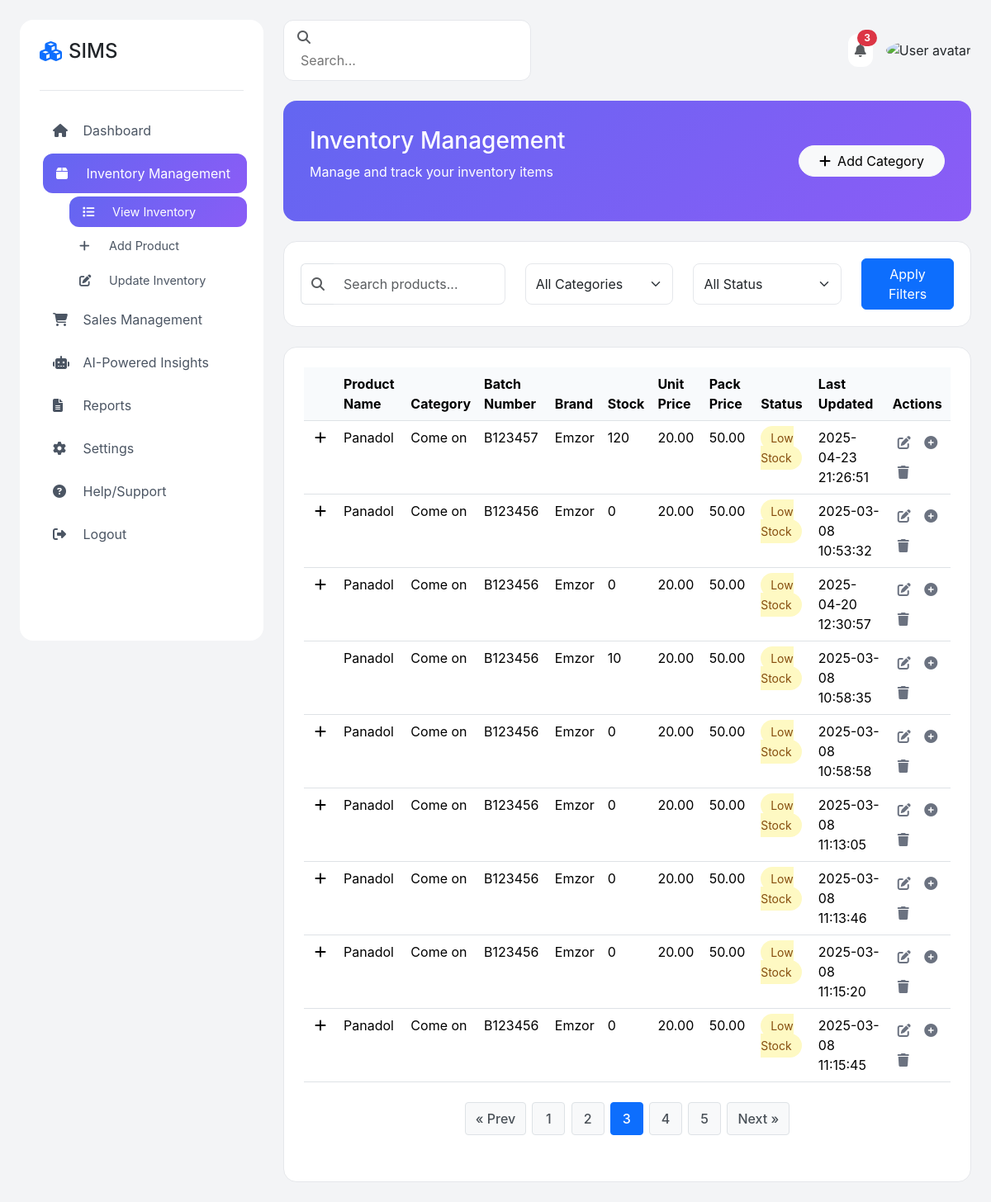
Page /inventory/index.php?page=3 (signed in) on the committed database.
### tables this page shows
CREATE TABLE `product_variants` (
  `id` int(11) NOT NULL,
  `product_id` int(11) NOT NULL,
  `variant_name` varchar(255) NOT NULL,
  `price_per_packet` decimal(10,2) DEFAULT NULL,
  `price_per_sachet` decimal(10,2) DEFAULT NULL,
  `qty_packet` int(11) DEFAULT NULL,
  `qty_sachet` int(11) DEFAULT NULL,
  `created_at` timestamp NOT NULL DEFAULT current_timestamp()
);

CREATE TABLE `products` (
  `id` int(11) NOT NULL,
  `product_name` varchar(255) NOT NULL,
  `category` varchar(100) NOT NULL,
  `brand` varchar(100) DEFAULT NULL,
  `batch_number` varchar(50) DEFAULT NULL,
  `prod_date` date DEFAULT NULL,
  `exp_date` date DEFAULT NULL,
  `desc` varchar(500) DEFAULT NULL,
  `cost_price` decimal(10,2) NOT NULL,
  `price_per_packet` decimal(10,2) NOT NULL,
  `price_per_sachet` decimal(10,2) NOT NULL,
  `quantity_packet` int(11) NOT NULL,
  `quantity_per_pack` int(11) NOT NULL,
  `low_stock_alert` int(11) NOT NULL,
  `expiry_alert_days` int(11) NOT NULL,
  `created_at` timestamp NOT NULL DEFAULT current_timestamp()
);

### inventory/index.php (the view, shortened to what this page needs)
<?php
include "../config/config.php";
$page = isset($_GET['page']) ? (int)$_GET['page'] : 1;
$limit = 10;
$offset = ($page - 1) * $limit;
$total_qry = "SELECT COUNT(*) as total FROM products";
$total_res = mysqli_query($connect, $total_qry);
$total_row = mysqli_fetch_assoc($total_res);
$total_products = $total_row['total'];
$total_pages = ceil($total_products / $limit);
$select_qry = "SELECT
                p.id AS product_id,
                p.product_name,
                p.category,
                p.batch_number,
                p.brand,
                p.quantity_packet AS product_stock,
                p.price_per_sachet,
                p.price_per_packet,
                p.low_stock_alert,
                p.created_at,
                v.id AS variant_id,
                v.variant_name,
                v.qty_packet,
                v.qty_sachet,
                v.price_per_packet AS packPrice,
                v.price_per_sachet AS unitPrice
            FROM products p
            LEFT JOIN product_variants v ON p.id = v.product_id
            ORDER BY p.id, v.id
            LIMIT $offset, $limit";
$row = mysqli_query($connect, $select_qry);
$products = [];
if (mysqli_num_rows($row) > 0) {
    while ($rows = mysqli_fetch_assoc($row)) {
        $products[$rows['product_id']]['id'] = $rows['product_id'];
        $products[$rows['product_id']]['name'] = $rows['product_name'];
        $products[$rows['product_id']]['category'] = $rows['category'];
        $products[$rows['product_id']]['batch_number'] = $rows['batch_number'];
        $products[$rows['product_id']]['brand'] = $rows['brand'];
        $products[$rows['product_id']]['stock'] = $rows['product_stock'];
        $products[$rows['product_id']]['priceSachet'] = $rows['price_per_sachet'];
        $products[$rows['product_id']]['pricePacket'] = $rows['price_per_packet'];
        $products[$rows['product_id']]['lowStock'] = $rows['low_stock_alert'];
        $products[$rows['product_id']]['lastUpdated'] = $rows['created_at'];
        if ($rows['variant_id']) {
            $products[$rows['product_id']]['variants'][] = [
                'variant_id' => $rows['variant_id'],
                'variant_name' => $rows['variant_name'],
                'qty_packet' => $rows['qty_packet'],
                'qty_sachet' => $rows['qty_sachet'],
                'packPrice' => $rows['packPrice'],
                'unitPrice' => $rows['unitPrice']
            ];
        }
    }
}
?>
<!DOCTYPE html>
<html lang="en">
<head>
    <link href="https://cdnjs.cloudflare.com/ajax/libs/bootstrap/5.3.2/css/bootstrap.min.css" rel="stylesheet">
    <link href="https://cdnjs.cloudflare.com/ajax/libs/font-awesome/6.4.2/css/all.min.css" rel="stylesheet">
    <link href="../style/css/style.css" rel="stylesheet">
</head>
<body>
    <div class="layout-container">
        <div class="sidebar" id="sidebar">
            <div class="logo-section">
                <h4 class="d-flex align-items-center gap-2">
                    <i class="fas fa-cubes text-primary"></i>
                    SIMS
                </h4>
            </div>
            <nav>
                <a href="../dashboard/" class="nav-link" onclick="toggleSubmenu('dashboard')">
                    <i class="fas fa-home"></i> Dashboard
                </a>
                <a href="#" class="nav-link active" onclick="toggleSubmenu('inventory')">
                    <i class="fas fa-box"></i> Inventory Management
                </a>
                <div class="submenu show" id="inventory">
                    <a href="#" class="nav-link active"><i class="fas fa-list"></i> View Inventory</a>
                    <a href="../inventory/addproduct.php" class="nav-link"><i class="fas fa-plus"></i> Add Product</a>
                    <a href="../inventory/updateproduct.php" class="nav-link"><i class="fas fa-edit"></i> Update Inventory</a>
                </div>
                <a href="#" class="nav-link" onclick="toggleSubmenu('sales')">
                    <i class="fas fa-shopping-cart"></i> Sales Management
                </a>
                <a href="#" class="nav-link" onclick="toggleSubmenu('ai-insights')">
                    <i class="fas fa-robot"></i> AI-Powered Insights
                </a>
                <a href="#" class="nav-link" onclick="toggleSubmenu('reports')">
                    <i class="fas fa-file-alt"></i> Reports
                </a>
                <a href="#" class="nav-link" onclick="toggleSubmenu('settings')">
                    <i class="fas fa-cog"></i> Settings
                </a>
                <a href="#" class="nav-link">
                    <i class="fas fa-question-circle"></i> Help/Support
                </a>
                <a href="../logout/" class="nav-link">
                    <i class="fas fa-sign-out-alt"></i> Logout
                </a>
            </nav>
        </div>
        <div class="main-content">
            <div class="header">
                <div class="search-box">
                    <i class="fas fa-search text-muted me-2"></i>
                    <input type="text" placeholder="Search...">
                </div>
                <div class="user-section">
                    <div class="notification-badge">
                        <i class="fas fa-bell text-muted"></i>
                        <span class="badge rounded-pill bg-danger">3</span>
                    </div>
                    <img src="/placeholder.svg?height=40&width=40" class="rounded-circle" alt="User avatar">
                </div>
            </div>
            <div class="welcome-section">
                <div class="row align-items-center">
                    <div class="col-md-8">
                        <h3>Inventory Management</h3>
                        <p class="mb-3">Manage and track your inventory items</p>
                    </div>
                    <div class="col-md-4 text-md-end">
                        <button class="btn btn-light rounded-pill px-4 mb-2 mb-md-0" data-bs-toggle="modal" data-bs-target="#addCategoryModal">
                            <i class="fas fa-plus me-2"></i>Add Category
                        </button>
                    </div>
                </div>
            </div>
            <div class="filter-bar">
                <div class="row align-items-center">
                    <div class="col-md-4">
                        <div class="input-group">
                            <span class="input-group-text bg-white border-end-0">
                                <i class="fas fa-search text-muted"></i>
                            </span>
                            <input type="text" class="form-control border-start-0" placeholder="Search products..." id="searchInput">
                        </div>
                    </div>
                    <div class="col-md-3">
                        <select class="form-select" id="categoryFilter">
                            <option value="">All Categories</option>
                        </select>
                    </div>
                    <div class="col-md-3">
                        <select class="form-select" id="statusFilter">
                            <option value="">All Status</option>
                        </select>
                    </div>
                    <div class="col-md-2">
                        <button class="btn btn-primary w-100" onclick="applyFilters()">
                            Apply Filters
                        </button>
                    </div>
                </div>
            </div>
            <div class="inventory-table">
                <div class="table-responsive">
                    <table class="table">
                        <thead>
                            <tr>
                                <th width="40"></th>
                                <th>Product Name</th>
                                <th>Category</th>
                                <th>Batch Number</th>
                                <th>Brand</th>
                                <th>Stock</th>
                                <th>Unit Price</th>
                                <th>Pack Price</th>
                                <th>Status</th>
                                <th>Last Updated</th>
                                <th>Actions</th>
                            </tr>
                        </thead>
                        <tbody id="inventoryTableBody">
                            <?php
                            foreach ($products as $product_id => $product) {
                            ?>
                                <tr>
                                    <td>
                                        <?php if (!empty($product['variants'])): ?>
                                            <span class="expand-btn" onclick="toggleVariants(<?php echo $product_id; ?>)" id="expand-<?php echo $product_id; ?>">
                                                <i class="fas fa-plus"></i>
                                            </span>
                                        <?php endif; ?>
                                    </td>
                                    <td><?php echo $product['name']; ?></td>
                                    <td><?php echo $product['category']; ?></td>
                                    <td><?php echo $product['batch_number']; ?></td>
                                    <td><?php echo $product['brand']; ?></td>
                                    <td>
                                        <?php
                                        if (!empty($product['variants'])) {
                                            $total_stock = 0;
                                            foreach ($product['variants'] as $variant) {
                                                $total_stock += $variant['qty_packet'];
                                            }
                                            echo $total_stock;
                                        } else {
                                            echo $product['stock'];
                                        }
                                        ?>
                                    </td>
                                    <td><?php echo $product['priceSachet']; ?></td>
                                    <td><?php echo $product['pricePacket']; ?></td>
                                    <td>
                                        <?php
                                        if ($product['stock'] <= $product['lowStock']) {
                                            echo '<span class="status-badge status-low-stock">Low Stock</span>';
                                        } elseif ($product['stock'] == 0 || $product['stock'] == 1) {
                                            echo '<span class="status-badge status-out-of-stock">Out of Stock</span>';
                                        } else {
                                            echo '<span class="status-badge status-in-stock">In Stock</span>';
                                        }
                                        ?>
                                    </td>
                                    <td><?php echo $product['lastUpdated']; ?></td>
                                    <td>
                                        <button class="action-btn" onclick="editProduct(<?php echo $product_id; ?>)">
                                            <i class="fas fa-edit"></i>
                                        </button>
                                        <button class="action-btn" onclick="openAddVariantModal(<?php echo $product_id; ?>, '<?php echo addslashes($product['name']); ?>')">
                                            <i class="fas fa-plus-circle"></i>
                                        </button>
                                        <button class="action-btn" onclick="confirmDeleteProduct(<?php echo $product_id; ?>, '<?php echo addslashes($product['name']); ?>')">
                                            <i class="fas fa-trash"></i>
                                        </button>
                                    </td>
                                </tr>
                            <?php
                            }
                            ?>
                        </tbody>
                    </table>
                    <?php
                    echo "<div class='pagination'>";
                    if ($page > 1) {
                        echo "<a href='?page=" . ($page - 1) . "'>&laquo; Prev</a>";
                    }
                    $start_page = max(1, $page - 2);
                    $end_page = min($total_pages, $page + 2);
                    for ($i = $start_page; $i <= $end_page; $i++) {
                        if ($i == $page) {
                            echo "<span>$i</span>";
                        } else {
                            echo "<a href='?page=$i'>$i</a>";
                        }
                    }
                    if ($page < $total_pages) {
                        echo "<a href='?page=" . ($page + 1) . "'>Next &raquo;</a>";
                    }
                    echo "</div>";
                    ?>
                </div>
            </div>
        </div>
    </div>
</body>
</html>

### rows in the picture
product_variants: product.product_name "Panadol", product.category "Come on", product.batch_number "B123456", product.brand "Emzor", total_stock "0", product.price_per_sachet "20.00", product.price_per_packet "50.00", product.created_at "2025-03-08 10:53:32"
product_variants: product.product_name "Panadol", product.category "Come on", product.batch_number "B123456", product.brand "Emzor", total_stock "0", product.price_per_sachet "20.00", product.price_per_packet "50.00", product.created_at "2025-04-20 12:30:57"
products: product_name "Panadol", category "Come on", batch_number "B123456", brand "Emzor", quantity_packet "10", price_per_sachet "20.00", price_per_packet "50.00", low_stock_alert "Low Stock", created_at "2025-03-08 10:58:35"
product_variants: product.product_name "Panadol", product.category "Come on", product.batch_number "B123456", product.brand "Emzor", total_stock "0", product.price_per_sachet "20.00", product.price_per_packet "50.00", product.created_at "2025-03-08 10:58:58"
product_variants: product.product_name "Panadol", product.category "Come on", product.batch_number "B123456", product.brand "Emzor", total_stock "0", product.price_per_sachet "20.00", product.price_per_packet "50.00", product.created_at "2025-03-08 11:13:05"
product_variants: product.product_name "Panadol", product.category "Come on", product.batch_number "B123456", product.brand "Emzor", total_stock "0", product.price_per_sachet "20.00", product.price_per_packet "50.00", product.created_at "2025-03-08 11:13:46"
product_variants: product.product_name "Panadol", product.category "Come on", product.batch_number "B123456", product.brand "Emzor", total_stock "0", product.price_per_sachet "20.00", product.price_per_packet "50.00", product.created_at "2025-03-08 11:15:20"
product_variants: product.product_name "Panadol", product.category "Come on", product.batch_number "B123456", product.brand "Emzor", total_stock "0", product.price_per_sachet "20.00", product.price_per_packet "50.00", product.created_at "2025-03-08 11:15:45"

### other values in the picture
$product['name'] "Panadol"
$product['category'] "Come on"
$product['batch_number'] "B123457"
$product['brand'] "Emzor"
$total_stock "120"
$product['priceSachet'] "20.00"
$product['pricePacket'] "50.00"
$product['lastUpdated'] "2025-04-23 21:26:51"
